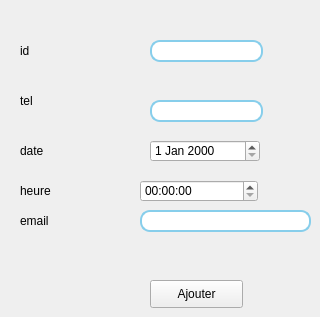
      <widget class="QWidget" name="tab_25">
       <attribute name="title">
        <string>Ajouter</string>
       </attribute>
       <widget class="QLabel" name="label_18">
        <property name="geometry">
         <rect>
          <x>20</x>
          <y>40</y>
          <width>121</width>
          <height>21</height>
         </rect>
        </property>
        <property name="text">
         <string>id</string>
        </property>
        <property name="textFormat">
         <enum>Qt::AutoText</enum>
        </property>
       </widget>
       <widget class="QLabel" name="label_67">
        <property name="geometry">
         <rect>
          <x>20</x>
          <y>90</y>
          <width>121</width>
          <height>21</height>
         </rect>
        </property>
        <property name="text">
         <string>tel</string>
        </property>
        <property name="textFormat">
         <enum>Qt::AutoText</enum>
        </property>
       </widget>
       <widget class="QLabel" name="label_68">
        <property name="geometry">
         <rect>
          <x>20</x>
          <y>140</y>
          <width>121</width>
          <height>21</height>
         </rect>
        </property>
        <property name="text">
         <string>date </string>
        </property>
        <property name="textFormat">
         <enum>Qt::AutoText</enum>
        </property>
       </widget>
       <widget class="QLineEdit" name="lineEditNom_13">
        <property name="geometry">
         <rect>
          <x>150</x>
          <y>40</y>
          <width>113</width>
          <height>22</height>
         </rect>
        </property>
        <property name="styleSheet">
         <string notr="true">background:white;
border-radius:10px;
border: 1.5px solid skyblue;
color:black;
font: 63 8pt &quot;Cascadia Code SemiBold&quot;;
</string>
        </property>
       </widget>
       <widget class="QLineEdit" name="lineEditNom_14">
        <property name="geometry">
         <rect>
          <x>150</x>
          <y>100</y>
          <width>113</width>
          <height>22</height>
         </rect>
        </property>
        <property name="styleSheet">
         <string notr="true">background:white;
border-radius:10px;
border: 1.5px solid skyblue;
color:black;
font: 63 8pt &quot;Cascadia Code SemiBold&quot;;
</string>
        </property>
       </widget>
       <widget class="QPushButton" name="ajouter_4">
        <property name="geometry">
         <rect>
          <x>150</x>
          <y>280</y>
          <width>93</width>
          <height>28</height>
         </rect>
        </property>
        <property name="text">
         <string>Ajouter</string>
        </property>
       </widget>
       <widget class="QLabel" name="label_69">
        <property name="geometry">
         <rect>
          <x>20</x>
          <y>180</y>
          <width>121</width>
          <height>21</height>
         </rect>
        </property>
        <property name="text">
         <string>heure</string>
        </property>
        <property name="textFormat">
         <enum>Qt::AutoText</enum>
        </property>
       </widget>
       <widget class="QTimeEdit" name="timeEdit_7">
        <property name="geometry">
         <rect>
          <x>140</x>
          <y>180</y>
          <width>118</width>
          <height>22</height>
         </rect>
        </property>
       </widget>
       <widget class="QDateEdit" name="dateEdit_4">
        <property name="geometry">
         <rect>
          <x>150</x>
          <y>140</y>
          <width>110</width>
          <height>22</height>
         </rect>
        </property>
       </widget>
       <widget class="QLineEdit" name="ajouter_email">
        <property name="geometry">
         <rect>
          <x>140</x>
          <y>210</y>
          <width>171</width>
          <height>22</height>
         </rect>
        </property>
        <property name="styleSheet">
         <string notr="true">background:white;
border-radius:10px;
border: 1.5px solid skyblue;
color:black;
font: 63 8pt &quot;Cascadia Code SemiBold&quot;;
</string>
        </property>
       </widget>
       <widget class="QLabel" name="label_19">
        <property name="geometry">
         <rect>
          <x>20</x>
          <y>210</y>
          <width>121</width>
          <height>21</height>
         </rect>
        </property>
        <property name="text">
         <string>email</string>
        </property>
        <property name="textFormat">
         <enum>Qt::AutoText</enum>
        </property>
       </widget>
      </widget>
